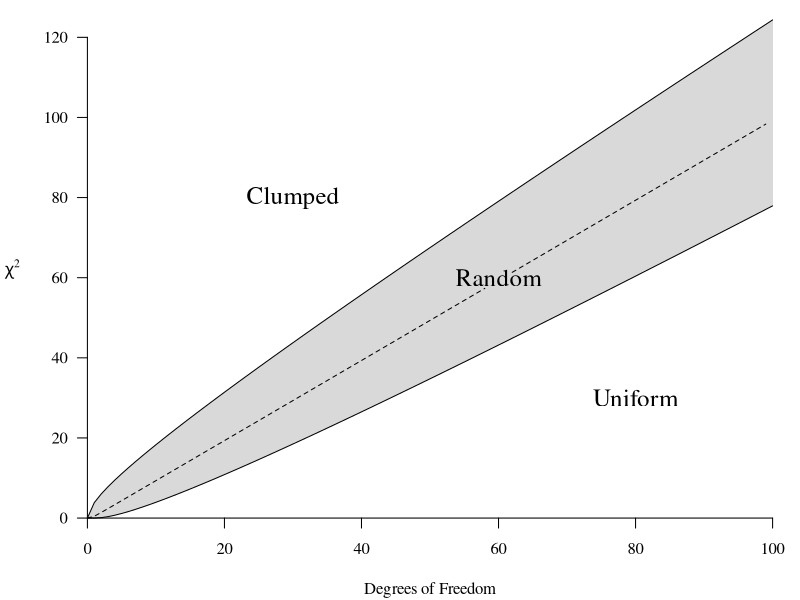

Write R code to recreate this figure.
#setwd('~/teach/163/063/')

lower <- qchisq(0.05,0:100)
upper <- qchisq(0.95,0:100)
midline <- qchisq(0.5,0:100)
df <- (0:100)

png(file='11_chi_df.png', height = 800, width = 800)
op <- par(family='serif', mar=c(3.1,3,0,0))
plot(df, upper, type='n', axes=F, xlab='',ylab="")
polygon(c(0,df,rev(df)), c(0,upper,rev(lower)), col='grey85',border=NA)
axis(1,pos=0)
axis(2,pos=0, las=1)
lines(df, upper)
lines(df, lower)
lines(df[0:59],midline[0:59], lty=2)
lines(df[63:100],midline[63:100], lty=2)

mtext(bquote(chi^2), side=2, line=2, las=2)
mtext('Degrees of Freedom', side=1, line=2)
text(30, 80, 'Clumped', cex=1.5)
text(80, 30, 'Uniform', cex=1.5)
text(60,60, 'Random', cex=1.5)
par(op)
dev.off()
